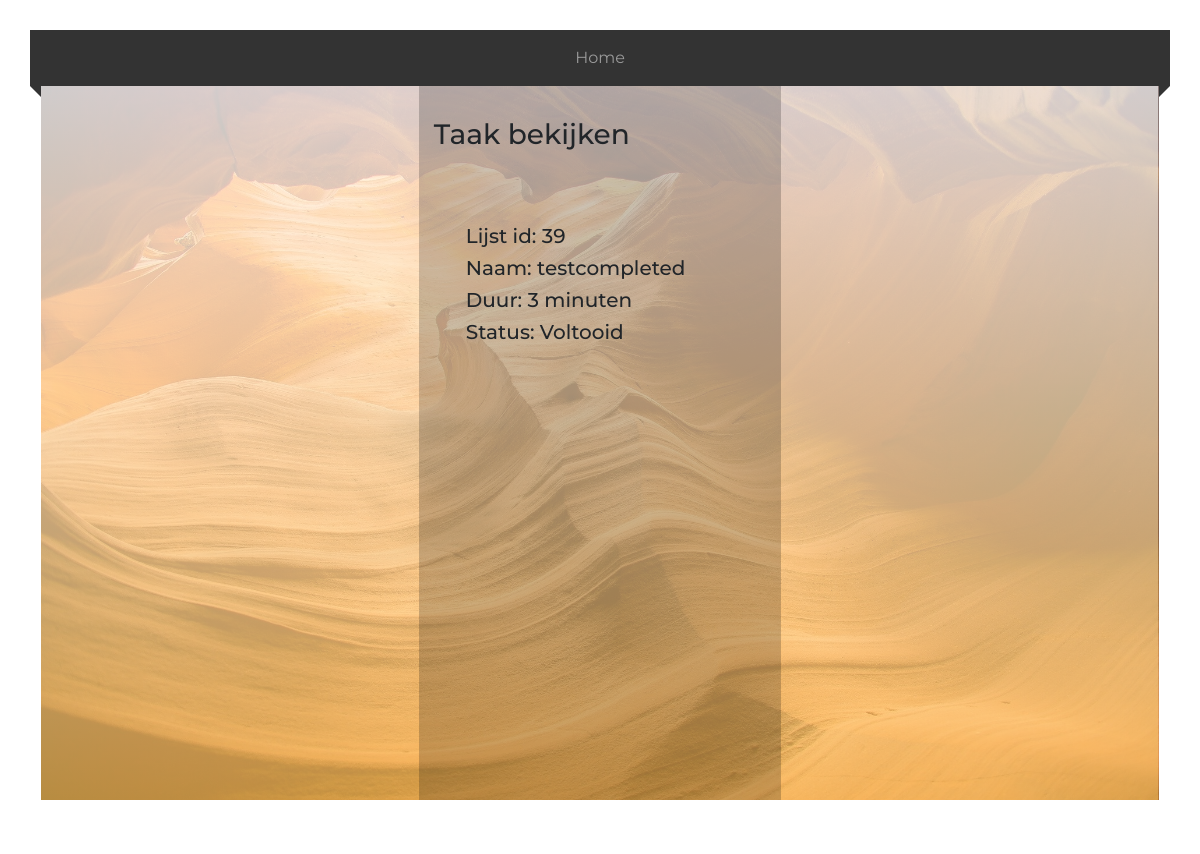
/app/pages/view/show_task.php?task_id=41, run on the app's committed database.
### tables this page shows
CREATE TABLE `tasks` (
  `id` bigint(20) UNSIGNED NOT NULL,
  `list_id` bigint(20) NOT NULL,
  `name` varchar(255) NOT NULL,
  `duration` int(11) NOT NULL,
  `is_done` tinyint(1) NOT NULL
);

### app/pages/database/Tasks.php (called while the page is built, shortened)
<?php
function getTask($id){
    $conn = ConnectToDatabase();
    $sql = 'SELECT * FROM tasks WHERE id = :id';
    $stmt = $conn->prepare($sql);
    $stmt->execute([':id' => $id]);
    return $stmt->fetch();
}

### app/pages/controller/tasks/show_task_data.php (called while the page is built)
<?php
$task_id = $_GET['task_id'];
$task = getTask($task_id);

### app/pages/view/show_task.php (the view, shortened to what this page needs)
<?php
include ROOTPATH.'/app/pages/controller/tasks/show_task_data.php';
require_once ROOTPATH.'/app/pages/template/header.php';
?>
<div class="col-4 offset-4 centered-list">
    <h3>Taak bekijken</h3>
    <div class="jumbotron bg-transparent">
        <h5>Lijst id: <?php echo $task['list_id']; ?></h5>
        <h5>Naam: <?php echo $task['name'];?></h5>
        <h5>Duur: <?php echo $task['duration'] ?> minuten</h5>
        <h5>Status:
            <?php
                if ($task['is_done'] == 1){
                    echo 'Voltooid';
                }
                else {
                    echo 'Onvoltooid';
                }
            ?>
        </h5>
    </div>
</div>
<?php
require_once ROOTPATH.'/app/pages/template/footer.php';
?>

### app/assets/css/stylesheet.css (style rules this page uses)
* { margin: 0; padding: 0; }
body, html { height: 100%; overflow-y: hidden; }
body { padding: 30px 30px; font-family: 'Montserrat', sans-serif; }
.centered-list { height: 100vh; padding-top: 2rem; background-color: rgba(0,0,0, 0.2); }

### data on the page
tasks: list "39", name "testcompleted", duration "3"
